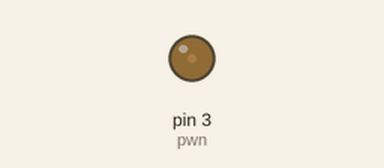
Simulated run of this sketch. Board: Arduino Uno, built with avr-gcc and run on an emulated ATmega328P. On the bench: output pins drawn as LEDs (lit = HIGH).

Above: at 0.05 s.
At 0.85 s:
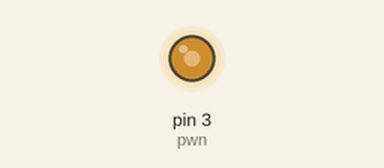
At 1.45 s:
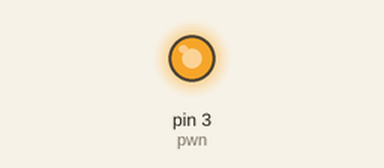
At 2.9 s:
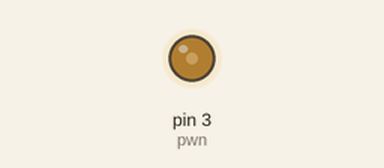
Timing chart, 0 to 7.8 s (numbered marks = the images above):
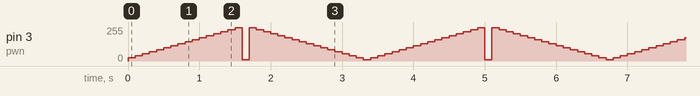

The sketch:

__LED__.ino
```cpp
// 定义 PWN 输出引为数字引脚 3
const int pwn = 3;

void setup() {
  // 设置 PWN 引脚为输出模式
  pinMode(pwn, OUTPUT);
}

void loop() {
  int pwnscale = 25;
  while (pwnscale < 256) {
    analogWrite(pwn, pwnscale);
    delay(100);
    pwnscale = (pwnscale + 15);
  }
  while (pwnscale > 0) {
    analogWrite(pwn, pwnscale);
    delay(100);
    pwnscale = (pwnscale - 15);
  }
}
```

Measured:
- by itself, pin 3 (pwn): moves between 9/255 and 250/255, repeating every 3.4 s
